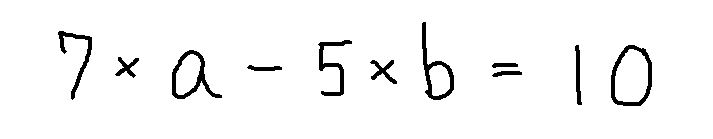
#> input picture Image_Segmentation/test_3.JPG, 713 x 139 px; its folder holds only this picture in this run
$ python -i data_segmentation.py   (imports and definitions only)
#> lines starting #> are read from the running program, lines starting #| are printed output that depends on the picture; after the words box and inside, x2 and y2 are one past the last pixel; in counts of white or black regions, pixels touching at a corner belong together
"""
Author @Sippapas Sukpholtham
Master's Student in Mechanical and Aerospace Engineering
University of Florida
Dec, 2022

"""

import cv2
import os
import numpy as np

def remove_files(folder):
    '''Removing all images in the folder to prevent any segmented images from previous segmentation

    Parameter:
        folder (str): the path of the segmented folder

    '''

    # Remove all files in folder
    for f in os.listdir(folder):
        os.remove(os.path.join(folder, f))

def image_segmentation(file):
    '''Segmenting the input equation image to each character in the equation
       and save those images into the segmented folder

    Parameter:
        file (str): the directory of an image

    '''
#> called with file = 'test_3.JPG'

    kernel = np.ones((3,3), np.uint8)
    img = cv2.imread(file, cv2.IMREAD_GRAYSCALE)
#> img is the input picture: shape (139, 713); min 0, max 255, mean 245
    img = ~img
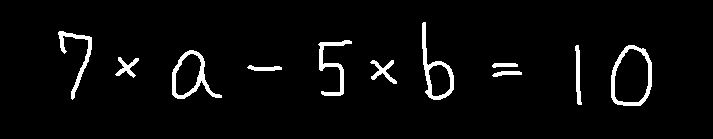
#> img: shape (139, 713); min 0, max 255, mean 10
    gray = cv2.GaussianBlur(img, (7,7), 0)
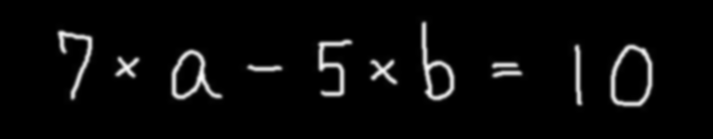
#> gray: shape (139, 713); min 0, max 251, mean 10

    # Threshold the image
    _ , thresh = cv2.threshold(gray, 127, 255, cv2.THRESH_BINARY)
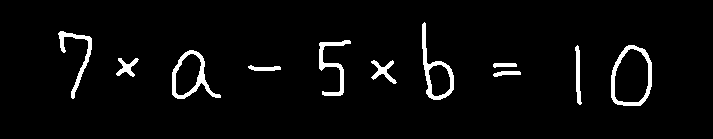
#> thresh: shape (139, 713); 3.8% white; 11 white regions, largest, box (x1, y1, x2, y2) and area: (611, 45, 652, 106) 645, (172, 50, 221, 99) 608, (422, 22, 454, 100) 598

    # Dilate the white portions
    dilate = cv2.dilate(thresh, kernel, iterations=1)
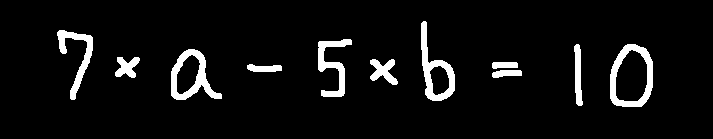
#> dilate: shape (139, 713); 6.1% white; 11 white regions, largest, box (x1, y1, x2, y2) and area: (610, 44, 653, 107) 1021, (171, 49, 222, 100) 967, (421, 21, 455, 101) 932

    # Remove noises in the image
    im = cv2.morphologyEx(dilate, cv2.MORPH_OPEN, kernel)
    im = cv2.morphologyEx(im, cv2.MORPH_CLOSE, kernel)
#> im: shape (139, 713); 6.2% white; 10 white regions

    # Find countours in the image
    cnts, _ = cv2.findContours(im.copy(), cv2.RETR_EXTERNAL, cv2.CHAIN_APPROX_SIMPLE)
#> cnts = 10 contours; largest, box (x1, y1, x2, y2) and area: (610, 44, 653, 107) 2207, (171, 49, 222, 100) 1475, (421, 21, 455, 101) 1245, (318, 39, 352, 97) 641, (57, 30, 93, 100) 628

    sorted_cnts = sorted(cnts, key=lambda cnt: cv2.boundingRect(cnt)[0])
#> sorted_cnts has the same summary as cnts

    for i, cnt in enumerate(sorted_cnts):

        # Ignore some small contours
        if(cv2.contourArea(cnt) < 100):
            continue

        # Get bounding box
        x, y, w, h = cv2.boundingRect(cnt)

        # Cropping
        tol = 15
        char = img[y-tol:y+h+tol, x-tol:x+w+tol]

        # Resize the cropped image to (28,28)
        im_resize = cv2.resize(char, (28,28))

        # save the segmented characters into the folder
        cv2.imwrite("Image_Segmentation/segmented/char_" + str(i) + ".jpg",im_resize)
#> this loop made 10 passes
#> (x, y, w, h) on passes 1 to 10: (57, 30, 36, 70), (115, 57, 25, 21), (171, 49, 51, 51), (247, 64, 35, 8), (318, 39, 34, 58), (370, 59, 28, 26), (421, 21, 34, 80), (492, 62, 30, 16), (574, 44, 9, 62), (610, 44, 43, 63)
#> pass 1, in image_segmentation, `char = img[y-tol:y+h+tol, x-tol:x+w+tol]`:
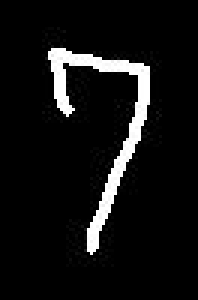
#> char: shape (100, 66) (shown 3 times larger); min 0, max 255, mean 18.3
#> pass 1, in image_segmentation, `im_resize = cv2.resize(char, (28,28))`:
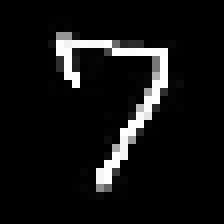
#> im_resize: shape (28, 28) (shown 8 times larger); min 0, max 255, mean 18.1
#> after the loop:
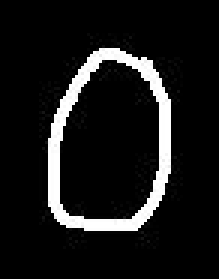
#> char: shape (93, 73) (shown 3 times larger); min 0, max 255, mean 24.5


def clear_and_segment(image):
    '''Clear a segmented folder and save new segmented images from new equation

    Parameter:
        image(str): the directory of an image

    '''
    remove_files('Image_Segmentation/segmented')
    image_segmentation(image)

>>> result = image_segmentation('test_3.JPG')

$ run again, on Image_Segmentation/test_5.JPG
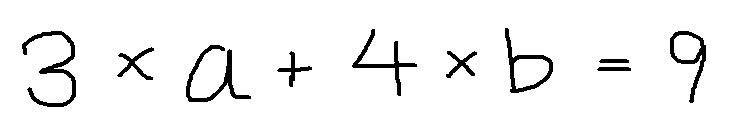
#> input picture Image_Segmentation/test_5.JPG, 742 x 138 px
#> in image_segmentation, img is the input picture: shape (138, 742); min 0, max 255, mean 243.2
#> in image_segmentation, `_ , thresh = cv2.threshold(gray, 127, 255, cv2.THRESH_BINARY)`:
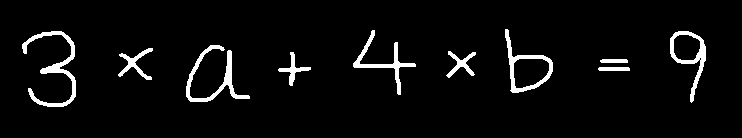
#> thresh: shape (138, 742); 4.5% white; 10 white regions, largest, box (x1, y1, x2, y2) and area: (22, 31, 76, 107) 891, (186, 45, 250, 102) 783, (505, 29, 553, 93) 646
#> dilate: shape (138, 742); 7.2% white; 10 white regions, largest, box (x1, y1, x2, y2) and area: (21, 30, 77, 108) 1405, (185, 44, 251, 103) 1227, (504, 28, 554, 94) 1004
#> im: shape (138, 742); 7.3% white; 9 white regions
#> cnts = 9 contours; largest, box (x1, y1, x2, y2) and area: (185, 44, 251, 103) 2237, (504, 28, 554, 94) 1604, (669, 30, 707, 104) 1334, (21, 30, 77, 108) 1216, (352, 29, 417, 96) 810
#> sorted_cnts has the same summary as cnts
#> the loop in image_segmentation, `for i, cnt in enumerate(sorted_cnts):` made 9 passes
#> (x, y, w, h) on passes 1 to 8: (21, 30, 56, 78), (117, 47, 37, 34), (185, 44, 66, 59), (277, 51, 35, 36), (352, 29, 65, 67), (445, 50, 32, 29), (504, 28, 50, 66), (597, 58, 34, 14)
#> after the loop in image_segmentation, `for i, cnt in enumerate(sorted_cnts):`:
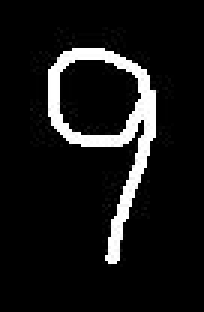
#> char: shape (104, 68) (shown 3 times larger); min 0, max 255, mean 22.6
